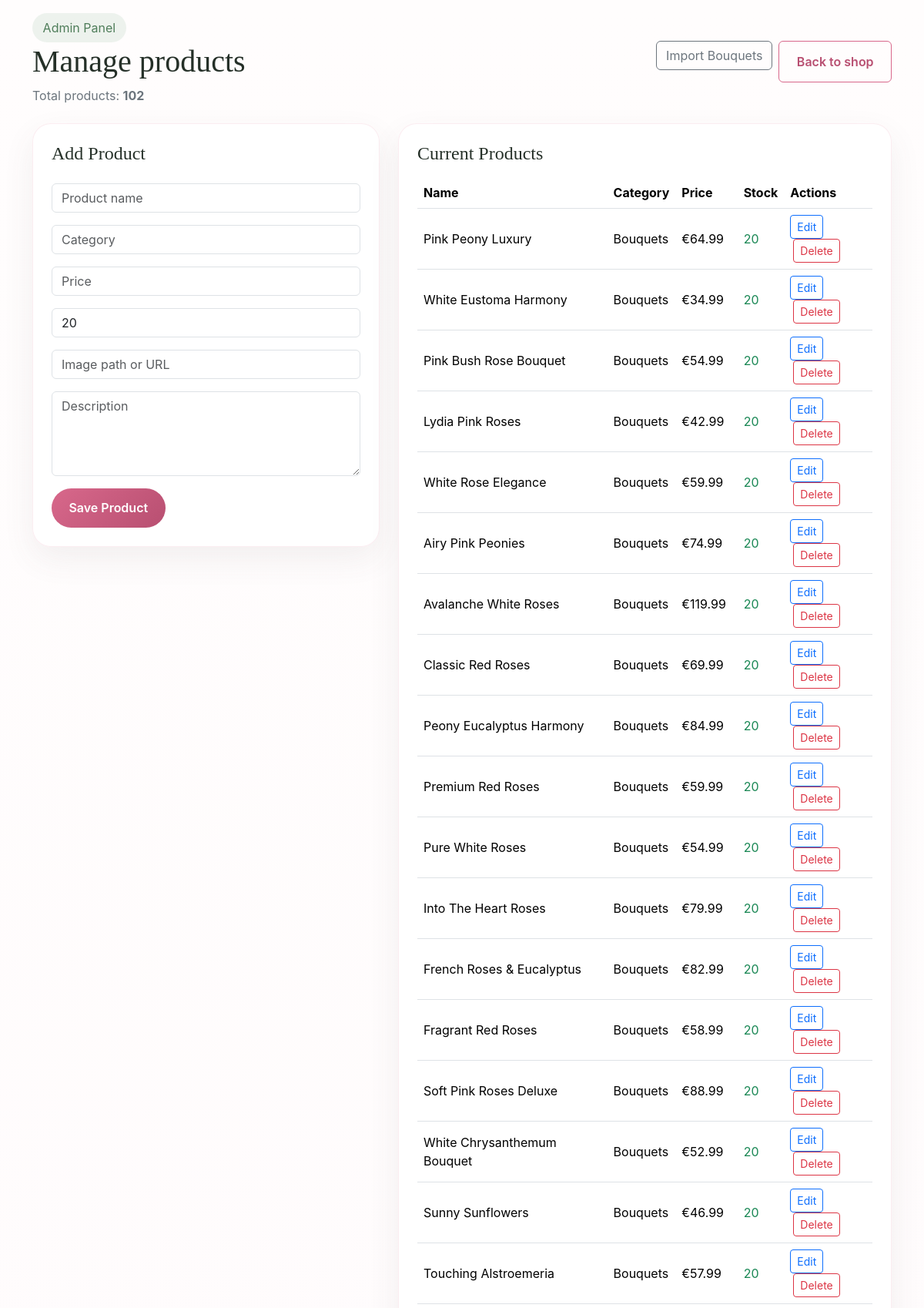
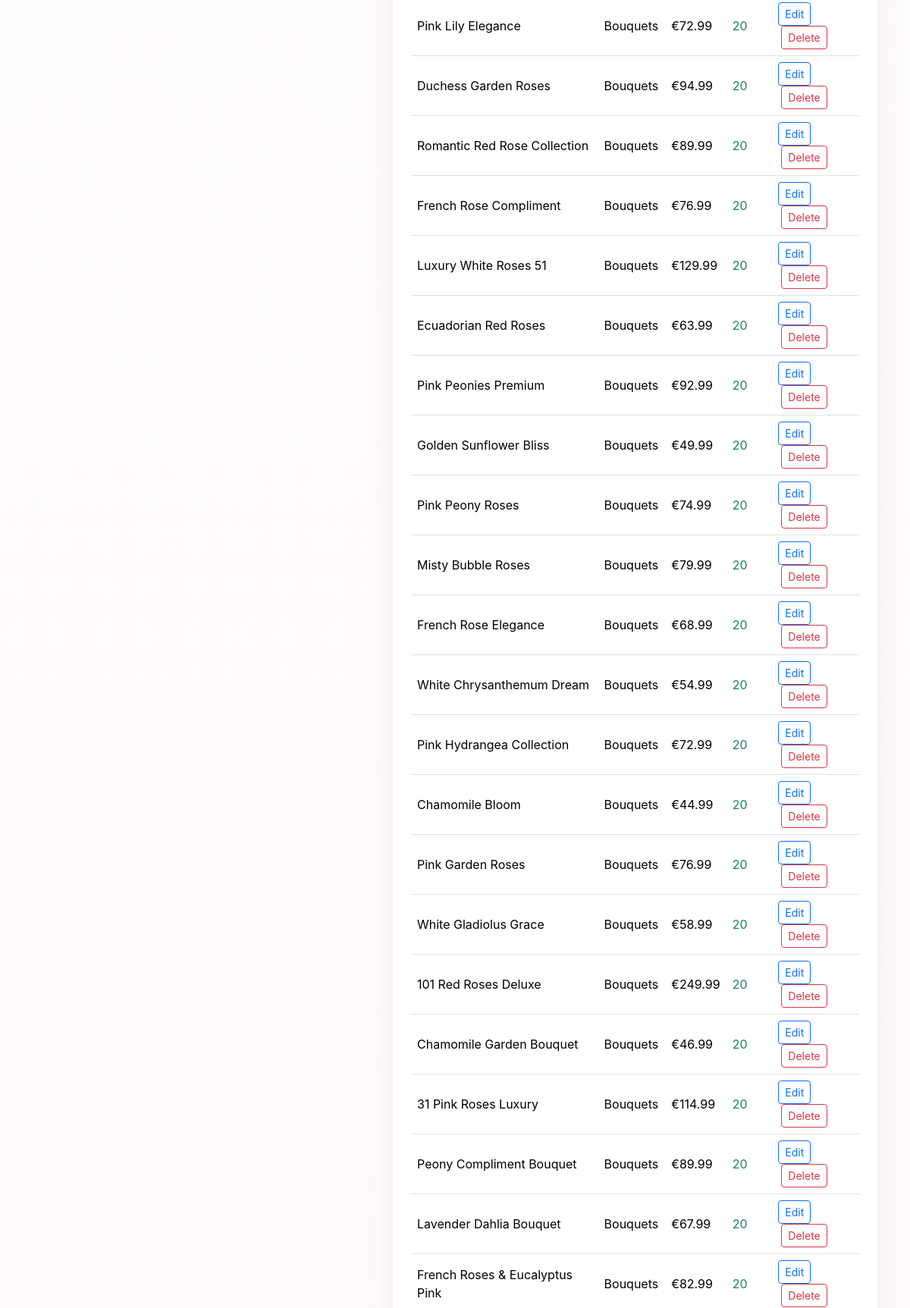
The page /admin/index.php (signed in, upper part) on the database its author committed (2 pictures, top to bottom).
### tables this page shows
CREATE TABLE IF NOT EXISTS products (
    id INT AUTO_INCREMENT PRIMARY KEY,
    name VARCHAR(255) NOT NULL,
    category VARCHAR(100) NOT NULL,
    description TEXT NOT NULL,
    price DECIMAL(10,2) NOT NULL,
    image VARCHAR(255) NOT NULL,
    stock INT NOT NULL DEFAULT 20,
    created_at TIMESTAMP DEFAULT CURRENT_TIMESTAMP
);

### includes/functions.php (called while the page is built, shortened)
<?php
function sanitize($value) {
    return htmlspecialchars(trim((string)$value), ENT_QUOTES, 'UTF-8');
}
function formatPrice($price, $currency = '€') {
    return $currency . number_format((float)$price, 2);
}
?>

### admin/index.php (the view, shortened to what this page needs)
<?php
require_once '../config/db.php';
require_once '../includes/functions.php';
$products = $pdo->query("SELECT * FROM products ORDER BY created_at DESC")->fetchAll();
$productCount = (int)$pdo->query("SELECT COUNT(*) FROM products")->fetchColumn();
?>
<!DOCTYPE html>
<html lang="en">
<head>
    <link href="https://cdn.jsdelivr.net/npm/bootstrap@5.3.3/dist/css/bootstrap.min.css" rel="stylesheet">
    <link rel="stylesheet" href="../assets/css/style.css">
</head>
<body class="p-4">
    <div class="container">
        <div class="d-flex justify-content-between align-items-center mb-4 flex-wrap gap-3">
            <div>
                <span class="badge-soft">Admin Panel</span>
                <h1 class="mt-2">Manage products</h1>
                <p class="text-secondary mb-0">Total products: <strong><?= $productCount ?></strong></p>
            </div>
            <div class="d-flex flex-wrap gap-2">
                <form method="POST" action="import_products.php" class="m-0">
                    <button type="submit" class="btn btn-outline-secondary">Import Bouquets</button>
                </form>
                <a href="../index.php" class="btn btn-outline-soft">Back to shop</a>
            </div>
        </div>
        <div class="row g-4">
            <div class="col-lg-5">
                <div class="admin-card p-4">
                    <h4>Add Product</h4>
                    <form method="POST" class="row g-3 mt-1">
                        <div class="col-12"><input type="text" name="name" class="form-control" placeholder="Product name" required></div>
                        <div class="col-12"><input type="text" name="category" class="form-control" placeholder="Category" required></div>
                        <div class="col-12"><input type="number" name="price" class="form-control" step="0.01" placeholder="Price" required></div>
                        <div class="col-12"><input type="number" name="stock" class="form-control" min="0" value="20" placeholder="Stock" required></div>
                        <div class="col-12"><input type="text" name="image" class="form-control" placeholder="Image path or URL" required></div>
                        <div class="col-12"><textarea name="description" rows="4" class="form-control" placeholder="Description" required></textarea></div>
                        <div class="col-12"><button class="btn btn-primary-soft">Save Product</button></div>
                    </form>
                </div>
            </div>
            <div class="col-lg-7">
                <div class="admin-card p-4">
                    <h4>Current Products</h4>
                    <div class="table-responsive mt-3">
                        <table class="table align-middle">
                            <thead><tr><th>Name</th><th>Category</th><th>Price</th><th>Stock</th><th>Actions</th></tr></thead>
                            <tbody>
                                <?php foreach ($products as $product): ?>
                                    <tr>
                                        <td><?= sanitize($product['name']) ?></td>
                                        <td><?= sanitize($product['category']) ?></td>
                                                <td><?= formatPrice($product['price']) ?></td>
                                                <td>
                                                    <span class="<?= (int)$product['stock'] > 0 ? 'text-success' : 'text-danger' ?>">
                                                        <?= (int)$product['stock'] ?>
                                                    </span>
                                                </td>
                                                <td>
                                                    <a href="edit_product.php?id=<?= (int)$product['id'] ?>" class="btn btn-sm btn-outline-primary">Edit</a>
                                                    <form method="POST" action="delete_product.php" class="d-inline-block ms-1" onsubmit="return confirm('Delete this product?');">
                                                        <button class="btn btn-sm btn-outline-danger">Delete</button>
                                                    </form>
                                                </td>
                                    </tr>
                                <?php endforeach; ?>
                            </tbody>
                        </table>
                    </div>
                </div>
            </div>
        </div>
    </div>
</body>
</html>

### css/style.css (style rules this page uses)
:root { --blush: #f7dfe8; --rose: #d8688b; --deep-rose: #b84f71; --leaf: #6aa678; --leaf-dark: #4f7d5a; --cream: #fffdfb; --text: #253028; }
body { font-family: 'Inter', sans-serif; color: var(--text); background: linear-gradient(180deg, #fffdfd 0%, #fef7fa 100%); overflow-x: hidden; }
*, *::before, *::after { box-sizing: border-box; }
html, body { width: 100%; min-height: 100%; }
h1, h2, h3, h4, h5, .brand-text { font-family: 'Playfair Display', serif; }
.btn-cart, .btn-primary-soft, .btn-outline-soft:hover, .btn-checkout { border-radius: 999px; }
.home-stat-card, .product-card, .info-card, .checkout-card, .contact-card, .admin-card { background: rgba(255,255,255,0.88); border: 1px solid rgba(216,104,139,0.12); border-radius: 24px; box-shadow: 0 16px 40px rgba(90, 72, 80, 0.08); }
.btn-primary-soft, .btn-checkout { background: linear-gradient(135deg, var(--rose), var(--deep-rose)); color: white; border: none; padding: 0.85rem 1.4rem; font-weight: 600; }
.btn-outline-soft { border: 1px solid var(--rose); color: var(--deep-rose); padding: 0.85rem 1.4rem; font-weight: 600; }
.badge-soft { background: rgba(106,166,120,0.12); color: var(--leaf-dark); padding: 0.55rem 0.85rem; border-radius: 999px; }

### rows shown on the page
products: name "Pink Peony Luxury", category "Bouquets", price "€64.99", stock "20"
products: name "White Eustoma Harmony", category "Bouquets", price "€34.99", stock "20"
products: name "Pink Bush Rose Bouquet", category "Bouquets", price "€54.99", stock "20"
products: name "Lydia Pink Roses", category "Bouquets", price "€42.99", stock "20"
products: name "White Rose Elegance", category "Bouquets", price "€59.99", stock "20"
products: name "Airy Pink Peonies", category "Bouquets", price "€74.99", stock "20"
products: name "Avalanche White Roses", category "Bouquets", price "€119.99", stock "20"
products: name "Classic Red Roses", category "Bouquets", price "€69.99", stock "20"
products: name "Peony Eucalyptus Harmony", category "Bouquets", price "€84.99", stock "20"
products: name "Premium Red Roses", category "Bouquets", price "€59.99", stock "20"
products: name "Pure White Roses", category "Bouquets", price "€54.99", stock "20"
products: name "Into The Heart Roses", category "Bouquets", price "€79.99", stock "20"
products: name "French Roses & Eucalyptus", category "Bouquets", price "€82.99", stock "20"
products: name "Fragrant Red Roses", category "Bouquets", price "€58.99", stock "20"
products: name "Soft Pink Roses Deluxe", category "Bouquets", price "€88.99", stock "20"
products: name "White Chrysanthemum Bouquet", category "Bouquets", price "€52.99", stock "20"
products: name "Sunny Sunflowers", category "Bouquets", price "€46.99", stock "20"
products: name "Touching Alstroemeria", category "Bouquets", price "€57.99", stock "20"
products: name "Pink Lily Elegance", category "Bouquets", price "€72.99", stock "20"
products: name "Duchess Garden Roses", category "Bouquets", price "€94.99", stock "20"
products: name "Romantic Red Rose Collection", category "Bouquets", price "€89.99", stock "20"
products: name "French Rose Compliment", category "Bouquets", price "€76.99", stock "20"
products: name "Luxury White Roses 51", category "Bouquets", price "€129.99", stock "20"
products: name "Ecuadorian Red Roses", category "Bouquets", price "€63.99", stock "20"
products: name "Pink Peonies Premium", category "Bouquets", price "€92.99", stock "20"
products: name "Golden Sunflower Bliss", category "Bouquets", price "€49.99", stock "20"
products: name "Pink Peony Roses", category "Bouquets", price "€74.99", stock "20"
products: name "Misty Bubble Roses", category "Bouquets", price "€79.99", stock "20"
products: name "French Rose Elegance", category "Bouquets", price "€68.99", stock "20"
products: name "White Chrysanthemum Dream", category "Bouquets", price "€54.99", stock "20"
products: name "Pink Hydrangea Collection", category "Bouquets", price "€72.99", stock "20"
products: name "Chamomile Bloom", category "Bouquets", price "€44.99", stock "20"
products: name "Pink Garden Roses", category "Bouquets", price "€76.99", stock "20"
products: name "White Gladiolus Grace", category "Bouquets", price "€58.99", stock "20"
products: name "101 Red Roses Deluxe", category "Bouquets", price "€249.99", stock "20"
products: name "Chamomile Garden Bouquet", category "Bouquets", price "€46.99", stock "20"
products: name "31 Pink Roses Luxury", category "Bouquets", price "€114.99", stock "20"
products: name "Peony Compliment Bouquet", category "Bouquets", price "€89.99", stock "20"
products: name "Lavender Dahlia Bouquet", category "Bouquets", price "€67.99", stock "20"
products: name "French Roses & Eucalyptus Pink", category "Bouquets", price "€82.99", stock "20"

### other values the page prints
$productCount "102"
